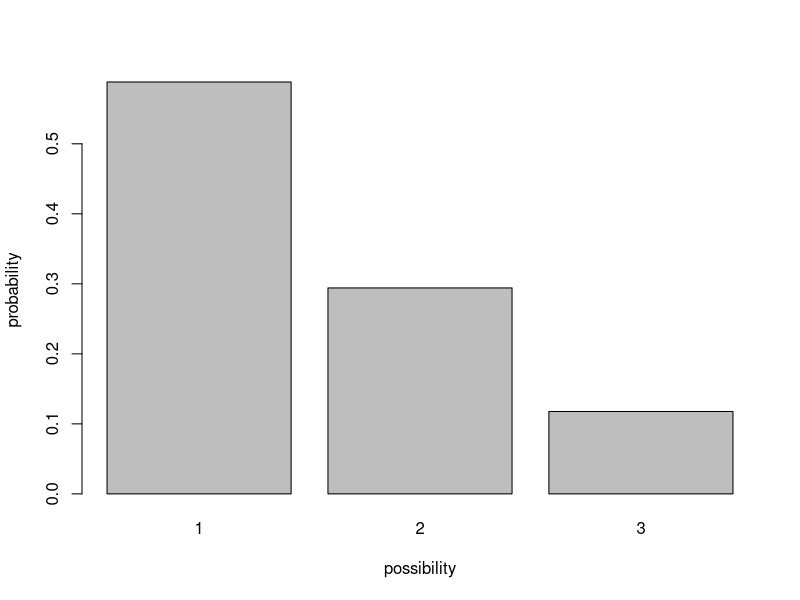
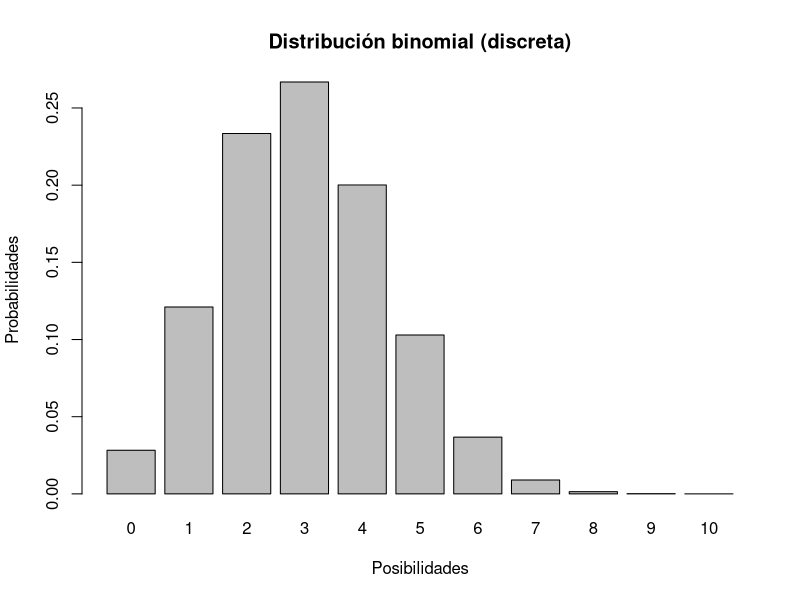
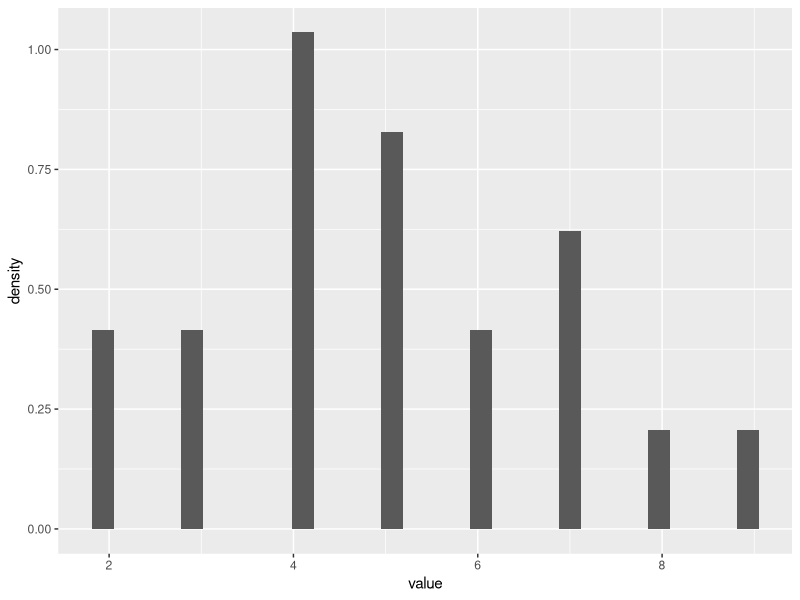
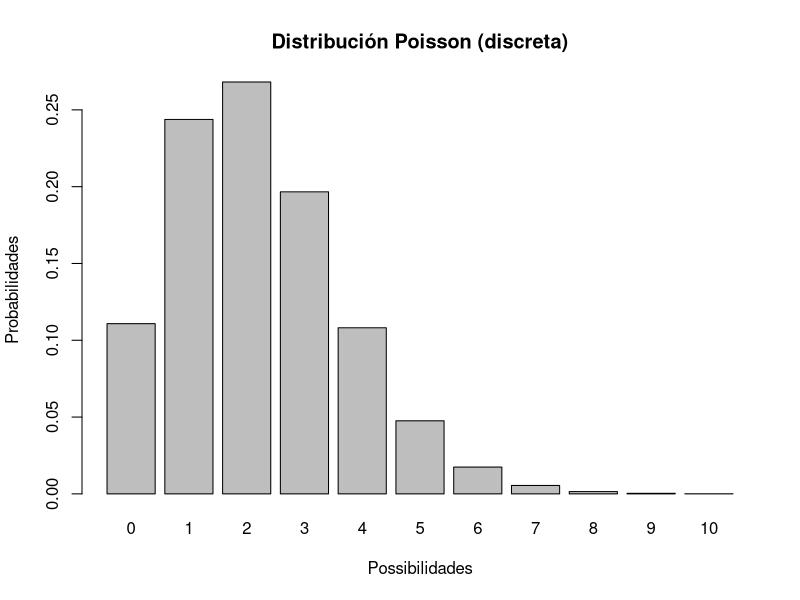
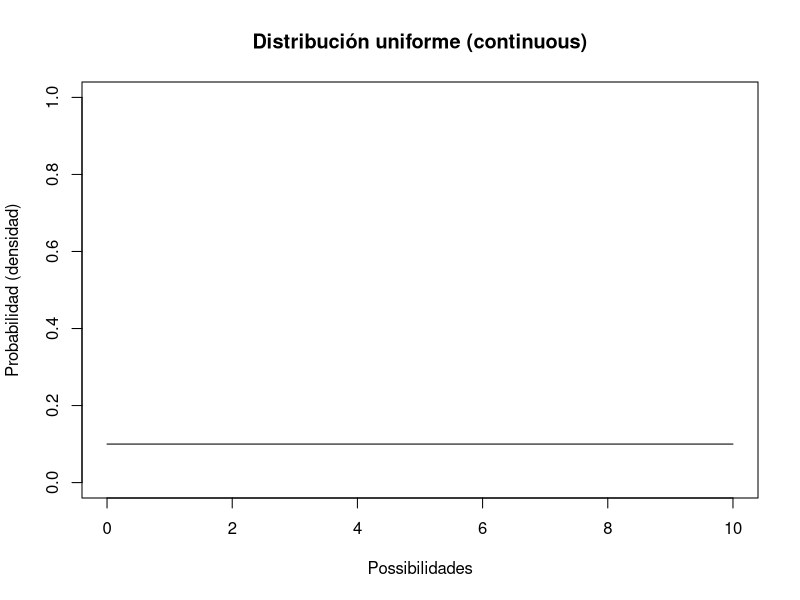
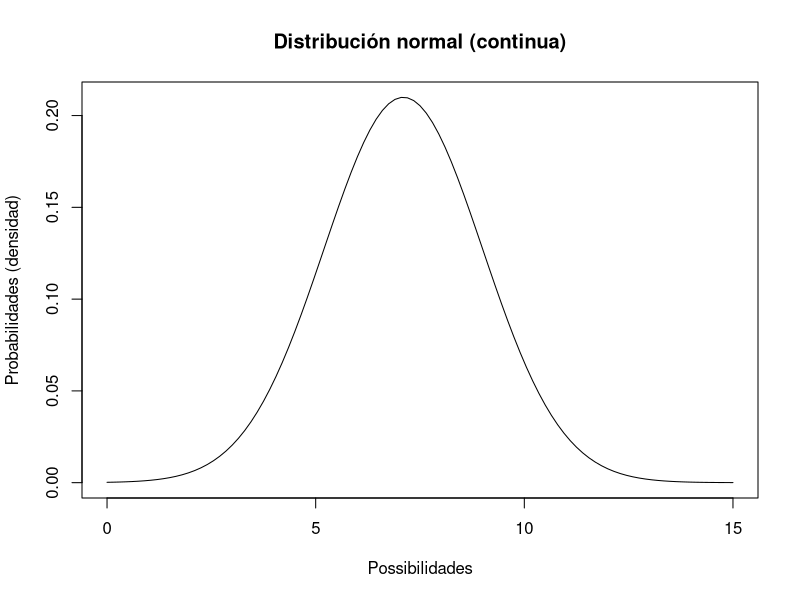
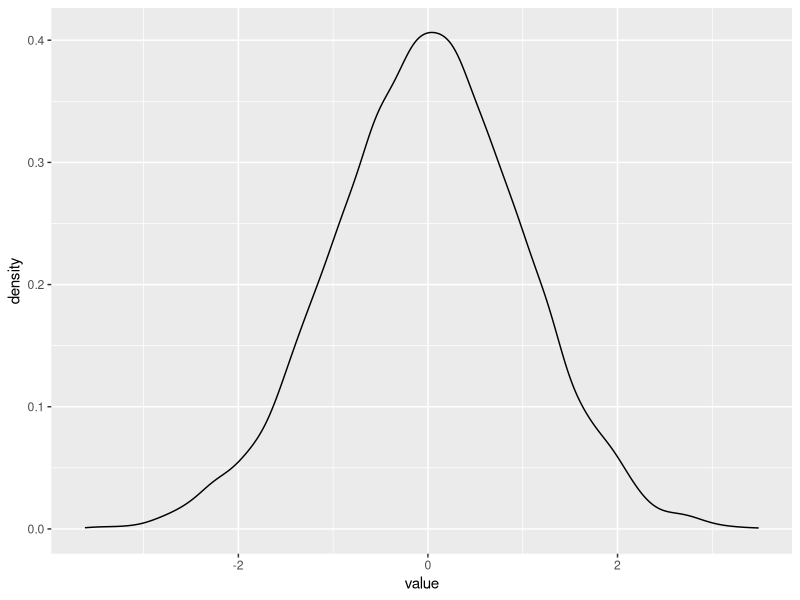
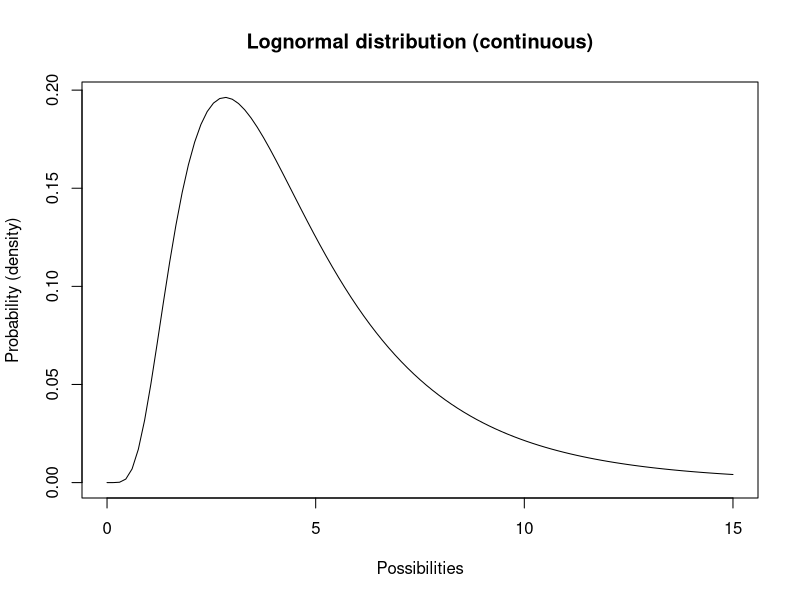

Source code (R) for these figures, in order:
## ---- chunk 1
knitr::opts_chunk$set(echo = TRUE, cache = TRUE)
## ---- chunk 2

############################################################
####                                                    ####  
####  BIOL4558, Topico 8                               ####
####                                                    ####
####  Kevin Shoemaker                                   #### 
####  University of Nevada, Reno                    ####
####        &                           ####
####  Raymond L. Tremblay       ####
####  Universidad de Puerto Rico                   ####
####                                                    #### 
############################################################


############################################################
####  Stochasticity and Uncertainty                     ####
############################################################


## ---- chunk 3

#############
# Generación de números aleatorios!


#####
# define an arbitrary distribution

box <- c(rep(1,10),rep(2,5),rep(3,2))  # define what's in the lottery ball machine (10 "1" balls, 5 "2" balls and 2 "3" balls)

box
barplot(table(box)/sum(table(box)),ylab="probability",xlab="possibility")  # visualize the distribution of possibilities

## ---- chunk 4

################
# Distribuciones discretas
################


#######
# Ejemplo: distribución binomial (distribución de lanzamiento de moneda)


# graficar la distribución binomial!
xvals <- seq(0,10,1)

probs <- dbinom(xvals,10,prob=0.3)
#Cual es la suma de la probabilidades?

names(probs) <- xvals
               
barplot(probs,ylab="Probabilidades",xlab="Posibilidades",main="Distribución binomial (discreta)")



## ---- chunk 5
library(tidyverse)
caras=c(4,7, 6, 8, 5, 4,3,7,7,2,
        9, 3, 5,4, 5, 4, 4,2,6,5)
caras=as_tibble(caras)
caras

ggplot(caras, aes(value))+
  geom_histogram(aes(y=..density..))
## ---- chunk 6

#########
# Distribución de Poisson

xvals <- seq(0,10,1)
probs <- dpois(xvals,lambda=2.2)     # Distribución Poisson El lambda es una función que determina las probabilidades
names(probs) <- xvals
               
barplot(probs,ylab="Probabilidades",xlab="Possibilidades",main="Distribución Poisson (discreta)")


## ---- chunk 7

################
# DISTRIBUCIONES CONTINUAS
#################

##########
# Distribución uniforme

lower = 0
upper = 10

curve(dunif(x,lower,upper),0,10,ylab="Probabilidad (densidad)",xlab="Possibilidades",main="Distribución uniforme (continuous)",ylim=c(0,1))   # Distribución uniforme

## ---- chunk 8

#########
# Distribución normal

mean = 7.1
stdev = 1.9

curve(dnorm(x,mean,stdev),0,15,ylab="Probabilidades (densidad)",xlab="Possibilidades",main="Distribución normal (continua)")  

## ---- chunk 9

#########
# Distribución normal

x=rnorm(10000, 0,1 )
x=as.tibble(x)
#x

ggplot(x, aes(value))+
  geom_density()

## ---- chunk 10

############
# Log-normal distribution

meanlog = 1.4
stdevlog = 0.6

curve(dlnorm(x,meanlog,stdevlog),0,15,ylab="Probability (density)",xlab="Possibilities",main="Lognormal distribution (continuous)")   # probability density

## ---- chunk 11

##########
# Beta distribution

shape1 = 10
shape2 = 4

curve(dbeta(x,shape1,shape2),0,1,ylab="Probability (density)",xlab="Possibilities",main="Beta distribution (continuous)")   # probability density

## ---- chunk 12

########
# muestra de una distribución arbitraria

distribution <- c(5,3,5,4,3,6,4,5,5,1,6,5,4,3,6,6,4,2,8,4,4,5,2)     # make up a set of possibilities
hist(distribution,freq = F, ylab="Probability",xlab="Possibilities")  # visualize distribution
sample(distribution,1)  # take one random sample from this distribution!

## ---- chunk 13

#############
# Demostración: ¡use datos para determinar una distribución!
#############


#############
# Made-up canvasback data- average number of eggs hatched per female for 20 years

hatch_perfem <- c(3.05, 1.45, 0.99, 3.24, 1.49, 1.70, 1.66, 2.32, 0.83, 2.41,
2.33, 1.68, 1.43, 2.74, 2.05, 3.13, 1.90, 3.69, 1.55, 2.79)

hist(hatch_perfem)

## ---- chunk 14

############
# Trate de identificar una distribución logarítmica normal de números aleatorios para representar la 'canvasback duck' data

## first, plot a histogram of the data from the 20-year study
hist(hatch_perfem,freq=F,main="Histogram of avg number hatched per female",xlab="possibilities",ylab="probability",xlim=c(0,10),ylim=c(0,1))

## ahora, superponga una distribución de probabilidad logarítmica normal con parámetros arbitrarios (meanlog y sdlog). Esto es sólo un punto de partida.

curve(dlnorm(x,meanlog=1.5,sdlog=0.39),col="green",lty=2,lwd=2,add=T)

curve(dlnorm(x,meanlog=1.8,sdlog=0.39),col="green",lty=2,lwd=2,add=T) 

curve(dlnorm(x,meanlog=2.0,sdlog=0.39),col="red",lty=2,lwd=2,add=T) # try a different value...

#### ¡Siga cambiando el valor de 'meanlog' hasta que encuentre los mejores parámetros que se ajusten a los datos!

#### Una vez que encuentre los parámetros que mejor se ajusten, genere 5 números aleatorios a partir de esta distribución usando la función "rlnorm ()" en R. 

rlnorm(5,meanlog=1.5,sdlog=0.39)    # ¡por ejemplo! (¡recuerde cambiar el parámetro "meanlog" por el valor que identificó anteriormente!)

